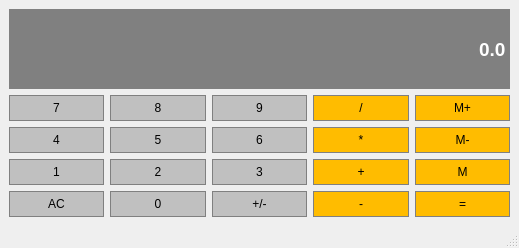
<?xml version="1.0" encoding="UTF-8"?>
<ui version="4.0">
 <class>Calc</class>
 <widget class="QMainWindow" name="Calc">
  <property name="geometry">
   <rect>
    <x>0</x>
    <y>0</y>
    <width>519</width>
    <height>248</height>
   </rect>
  </property>
  <property name="windowTitle">
   <string>Calc</string>
  </property>
  <widget class="QWidget" name="centralwidget">
   <layout class="QGridLayout" name="gridLayout">
    <item row="2" column="0">
     <widget class="QPushButton" name="Button4">
      <property name="sizePolicy">
       <sizepolicy hsizetype="Preferred" vsizetype="Preferred">
        <horstretch>0</horstretch>
        <verstretch>0</verstretch>
       </sizepolicy>
      </property>
      <property name="styleSheet">
       <string notr="true">QPushButton{
	background-color:#C0C0C0;
	border: 1px solid gray;
	padding: 5px;
}

QPushButton:pressed{
	background-color:#A9A9A9;
	border: 1px solid gray;
	padding: 5px;
}
</string>
      </property>
      <property name="text">
       <string>4</string>
      </property>
     </widget>
    </item>
    <item row="4" column="1">
     <widget class="QPushButton" name="Button0">
      <property name="sizePolicy">
       <sizepolicy hsizetype="Preferred" vsizetype="Preferred">
        <horstretch>0</horstretch>
        <verstretch>0</verstretch>
       </sizepolicy>
      </property>
      <property name="styleSheet">
       <string notr="true">QPushButton{
	background-color:#C0C0C0;
	border: 1px solid gray;
	padding: 5px;
}

QPushButton:pressed{
	background-color:#A9A9A9;
	border: 1px solid gray;
	padding: 5px;
}
</string>
      </property>
      <property name="text">
       <string>0</string>
      </property>
     </widget>
    </item>
    <item row="4" column="3">
     <widget class="QPushButton" name="Subtract">
      <property name="sizePolicy">
       <sizepolicy hsizetype="Preferred" vsizetype="Preferred">
        <horstretch>0</horstretch>
        <verstretch>0</verstretch>
       </sizepolicy>
      </property>
      <property name="styleSheet">
       <string notr="true">QPushButton{
	background-color:#FFBC00;
	border: 1px solid gray;
	padding: 5px;
}

QPushButton:pressed{
	background-color:#A9A9A9;
	border: 1px solid gray;
	padding: 5px;
}
</string>
      </property>
      <property name="text">
       <string>-</string>
      </property>
     </widget>
    </item>
    <item row="2" column="1">
     <widget class="QPushButton" name="Button5">
      <property name="sizePolicy">
       <sizepolicy hsizetype="Preferred" vsizetype="Preferred">
        <horstretch>0</horstretch>
        <verstretch>0</verstretch>
       </sizepolicy>
      </property>
      <property name="styleSheet">
       <string notr="true">QPushButton{
	background-color:#C0C0C0;
	border: 1px solid gray;
	padding: 5px;
}

QPushButton:pressed{
	background-color:#A9A9A9;
	border: 1px solid gray;
	padding: 5px;
}
</string>
      </property>
      <property name="text">
       <string>5</string>
      </property>
     </widget>
    </item>
    <item row="3" column="1">
     <widget class="QPushButton" name="Button2">
      <property name="sizePolicy">
       <sizepolicy hsizetype="Preferred" vsizetype="Preferred">
        <horstretch>0</horstretch>
        <verstretch>0</verstretch>
       </sizepolicy>
      </property>
      <property name="styleSheet">
       <string notr="true">QPushButton{
	background-color:#C0C0C0;
	border: 1px solid gray;
	padding: 5px;
}

QPushButton:pressed{
	background-color:#A9A9A9;
	border: 1px solid gray;
	padding: 5px;
}
</string>
      </property>
      <property name="text">
       <string>2</string>
      </property>
     </widget>
    </item>
    <item row="1" column="4">
     <widget class="QPushButton" name="MemAdd">
      <property name="sizePolicy">
       <sizepolicy hsizetype="Preferred" vsizetype="Preferred">
        <horstretch>0</horstretch>
        <verstretch>0</verstretch>
       </sizepolicy>
      </property>
      <property name="styleSheet">
       <string notr="true">QPushButton{
	background-color:#FFBC00;
	border: 1px solid gray;
	padding: 5px;
}

QPushButton:pressed{
	background-color:#A9A9A9;
	border: 1px solid gray;
	padding: 5px;
}
</string>
      </property>
      <property name="text">
       <string>M+</string>
      </property>
     </widget>
    </item>
    <item row="1" column="2">
     <widget class="QPushButton" name="Button9">
      <property name="sizePolicy">
       <sizepolicy hsizetype="Preferred" vsizetype="Preferred">
        <horstretch>0</horstretch>
        <verstretch>0</verstretch>
       </sizepolicy>
      </property>
      <property name="styleSheet">
       <string notr="true">QPushButton{
	background-color:#C0C0C0;
	border: 1px solid gray;
	padding: 5px;
}

QPushButton:pressed{
	background-color:#A9A9A9;
	border: 1px solid gray;
	padding: 5px;
}
</string>
      </property>
      <property name="text">
       <string>9</string>
      </property>
     </widget>
    </item>
    <item row="3" column="3">
     <widget class="QPushButton" name="Add">
      <property name="sizePolicy">
       <sizepolicy hsizetype="Preferred" vsizetype="Preferred">
        <horstretch>0</horstretch>
        <verstretch>0</verstretch>
       </sizepolicy>
      </property>
      <property name="styleSheet">
       <string notr="true">QPushButton{
	background-color:#FFBC00;
	border: 1px solid gray;
	padding: 5px;
}

QPushButton:pressed{
	background-color:#A9A9A9;
	border: 1px solid gray;
	padding: 5px;
}
</string>
      </property>
      <property name="text">
       <string>+</string>
      </property>
     </widget>
    </item>
    <item row="1" column="3">
     <widget class="QPushButton" name="Divide">
      <property name="sizePolicy">
       <sizepolicy hsizetype="Preferred" vsizetype="Preferred">
        <horstretch>0</horstretch>
        <verstretch>0</verstretch>
       </sizepolicy>
      </property>
      <property name="styleSheet">
       <string notr="true">QPushButton{
	background-color:#FFBC00;
	border: 1px solid gray;
	padding: 5px;
}

QPushButton:pressed{
	background-color:#A9A9A9;
	border: 1px solid gray;
	padding: 5px;
}
</string>
      </property>
      <property name="text">
       <string>/</string>
      </property>
     </widget>
    </item>
    <item row="2" column="3">
     <widget class="QPushButton" name="Multiply">
      <property name="sizePolicy">
       <sizepolicy hsizetype="Preferred" vsizetype="Preferred">
        <horstretch>0</horstretch>
        <verstretch>0</verstretch>
       </sizepolicy>
      </property>
      <property name="styleSheet">
       <string notr="true">QPushButton{
	background-color:#FFBC00;
	border: 1px solid gray;
	padding: 5px;
}

QPushButton:pressed{
	background-color:#A9A9A9;
	border: 1px solid gray;
	padding: 5px;
}
</string>
      </property>
      <property name="text">
       <string>*</string>
      </property>
     </widget>
    </item>
    <item row="1" column="0">
     <widget class="QPushButton" name="Button7">
      <property name="sizePolicy">
       <sizepolicy hsizetype="Preferred" vsizetype="Preferred">
        <horstretch>0</horstretch>
        <verstretch>0</verstretch>
       </sizepolicy>
      </property>
      <property name="styleSheet">
       <string notr="true">QPushButton{
	background-color:#C0C0C0;
	border: 1px solid gray;
	padding: 5px;
}

QPushButton:pressed{
	background-color:#A9A9A9;
	border: 1px solid gray;
	padding: 5px;
}
</string>
      </property>
      <property name="text">
       <string>7</string>
      </property>
     </widget>
    </item>
    <item row="4" column="2">
     <widget class="QPushButton" name="ChangeSign">
      <property name="sizePolicy">
       <sizepolicy hsizetype="Preferred" vsizetype="Preferred">
        <horstretch>0</horstretch>
        <verstretch>0</verstretch>
       </sizepolicy>
      </property>
      <property name="styleSheet">
       <string notr="true">QPushButton{
	background-color:#C0C0C0;
	border: 1px solid gray;
	padding: 5px;
}

QPushButton:pressed{
	background-color:#A9A9A9;
	border: 1px solid gray;
	padding: 5px;
}
</string>
      </property>
      <property name="text">
       <string>+/-</string>
      </property>
     </widget>
    </item>
    <item row="3" column="0">
     <widget class="QPushButton" name="Button1">
      <property name="sizePolicy">
       <sizepolicy hsizetype="Preferred" vsizetype="Preferred">
        <horstretch>0</horstretch>
        <verstretch>0</verstretch>
       </sizepolicy>
      </property>
      <property name="styleSheet">
       <string notr="true">QPushButton{
	background-color:#C0C0C0;
	border: 1px solid gray;
	padding: 5px;
}

QPushButton:pressed{
	background-color:#A9A9A9;
	border: 1px solid gray;
	padding: 5px;
}
</string>
      </property>
      <property name="text">
       <string>1</string>
      </property>
     </widget>
    </item>
    <item row="3" column="4">
     <widget class="QPushButton" name="MemGet">
      <property name="sizePolicy">
       <sizepolicy hsizetype="Preferred" vsizetype="Preferred">
        <horstretch>0</horstretch>
        <verstretch>0</verstretch>
       </sizepolicy>
      </property>
      <property name="styleSheet">
       <string notr="true">QPushButton{
	background-color:#FFBC00;
	border: 1px solid gray;
	padding: 5px;
}

QPushButton:pressed{
	background-color:#A9A9A9;
	border: 1px solid gray;
	padding: 5px;
}
</string>
      </property>
      <property name="text">
       <string>M</string>
      </property>
     </widget>
    </item>
    <item row="2" column="2">
     <widget class="QPushButton" name="Button6">
      <property name="sizePolicy">
       <sizepolicy hsizetype="Preferred" vsizetype="Preferred">
        <horstretch>0</horstretch>
        <verstretch>0</verstretch>
       </sizepolicy>
      </property>
      <property name="styleSheet">
       <string notr="true">QPushButton{
	background-color:#C0C0C0;
	border: 1px solid gray;
	padding: 5px;
}

QPushButton:pressed{
	background-color:#A9A9A9;
	border: 1px solid gray;
	padding: 5px;
}
</string>
      </property>
      <property name="text">
       <string>6</string>
      </property>
     </widget>
    </item>
    <item row="4" column="0">
     <widget class="QPushButton" name="Clear">
      <property name="sizePolicy">
       <sizepolicy hsizetype="Preferred" vsizetype="Preferred">
        <horstretch>0</horstretch>
        <verstretch>0</verstretch>
       </sizepolicy>
      </property>
      <property name="styleSheet">
       <string notr="true">QPushButton{
	background-color:#C0C0C0;
	border: 1px solid gray;
	padding: 5px;
}

QPushButton:pressed{
	background-color:#A9A9A9;
	border: 1px solid gray;
	padding: 5px;
}
</string>
      </property>
      <property name="text">
       <string>AC</string>
      </property>
     </widget>
    </item>
    <item row="1" column="1">
     <widget class="QPushButton" name="Button8">
      <property name="sizePolicy">
       <sizepolicy hsizetype="Preferred" vsizetype="Preferred">
        <horstretch>0</horstretch>
        <verstretch>0</verstretch>
       </sizepolicy>
      </property>
      <property name="styleSheet">
       <string notr="true">QPushButton{
	background-color:#C0C0C0;
	border: 1px solid gray;
	padding: 5px;
}

QPushButton:pressed{
	background-color:#A9A9A9;
	border: 1px solid gray;
	padding: 5px;
}
</string>
      </property>
      <property name="text">
       <string>8</string>
      </property>
     </widget>
    </item>
    <item row="3" column="2">
     <widget class="QPushButton" name="Button3">
      <property name="sizePolicy">
       <sizepolicy hsizetype="Preferred" vsizetype="Preferred">
        <horstretch>0</horstretch>
        <verstretch>0</verstretch>
       </sizepolicy>
      </property>
      <property name="styleSheet">
       <string notr="true">QPushButton{
	background-color:#C0C0C0;
	border: 1px solid gray;
	padding: 5px;
}

QPushButton:pressed{
	background-color:#A9A9A9;
	border: 1px solid gray;
	padding: 5px;
}
</string>
      </property>
      <property name="text">
       <string>3</string>
      </property>
     </widget>
    </item>
    <item row="2" column="4">
     <widget class="QPushButton" name="MemClear">
      <property name="sizePolicy">
       <sizepolicy hsizetype="Preferred" vsizetype="Preferred">
        <horstretch>0</horstretch>
        <verstretch>0</verstretch>
       </sizepolicy>
      </property>
      <property name="styleSheet">
       <string notr="true">QPushButton{
	background-color:#FFBC00;
	border: 1px solid gray;
	padding: 5px;
}

QPushButton:pressed{
	background-color:#A9A9A9;
	border: 1px solid gray;
	padding: 5px;
}
</string>
      </property>
      <property name="text">
       <string>M-</string>
      </property>
     </widget>
    </item>
    <item row="4" column="4">
     <widget class="QPushButton" name="Equals">
      <property name="sizePolicy">
       <sizepolicy hsizetype="Preferred" vsizetype="Preferred">
        <horstretch>0</horstretch>
        <verstretch>0</verstretch>
       </sizepolicy>
      </property>
      <property name="styleSheet">
       <string notr="true">QPushButton{
	background-color:#FFBC00;
	border: 1px solid gray;
	padding: 5px;
}

QPushButton:pressed{
	background-color:#A9A9A9;
	border: 1px solid gray;
	padding: 5px;
}
</string>
      </property>
      <property name="text">
       <string>=</string>
      </property>
     </widget>
    </item>
    <item row="0" column="0" colspan="5">
     <widget class="QLineEdit" name="Display">
      <property name="sizePolicy">
       <sizepolicy hsizetype="Preferred" vsizetype="Expanding">
        <horstretch>0</horstretch>
        <verstretch>0</verstretch>
       </sizepolicy>
      </property>
      <property name="font">
       <font>
        <pointsize>14</pointsize>
        <weight>75</weight>
        <bold>true</bold>
       </font>
      </property>
      <property name="styleSheet">
       <string notr="true">QLineEdit{
	background-color:gray;
	border: 1px solid gray;
	color:#ffffff;
}</string>
      </property>
      <property name="text">
       <string>0.0</string>
      </property>
      <property name="alignment">
       <set>Qt::AlignRight|Qt::AlignTrailing|Qt::AlignVCenter</set>
      </property>
     </widget>
    </item>
   </layout>
  </widget>
  <widget class="QMenuBar" name="menubar">
   <property name="geometry">
    <rect>
     <x>0</x>
     <y>0</y>
     <width>519</width>
     <height>21</height>
    </rect>
   </property>
  </widget>
  <widget class="QStatusBar" name="statusbar"/>
 </widget>
 <resources/>
 <connections/>
</ui>
